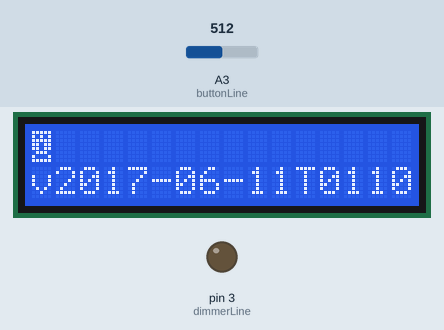
The sketch below on a simulated Arduino Uno, built with avr-gcc and run on an emulated ATmega328P. Shown: 16×2 character LCD, output pins drawn as LEDs (lit = HIGH). The inputs (shaded band) are chosen by the test bench; at power-on: A3 (buttonLine) = 512. WiFi joins after 1.5 s; servers stay silent unless stated.

Above: at 0.1 s.
At 4.9 s:
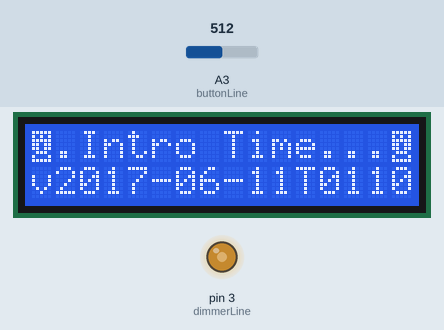
At 19.5 s:
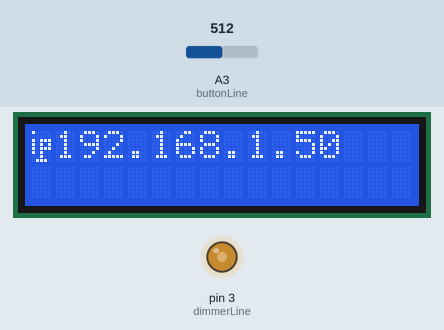
At 24.3 s:
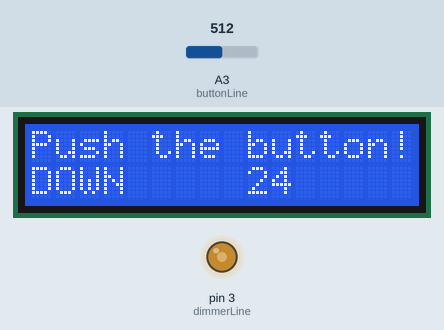
Timing chart, 0 to 25.8 s (numbered marks = the images above):
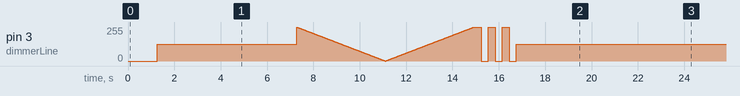

The sketch:

EtherLCDclient.ino
```cpp
//Sample using LiquidCrystal library
#include <LiquidCrystal.h>
#include <SPI.h>
#include <Ethernet.h>

#include "/home/n0ne/sketchbook/EtherLCDclient/Glyph.h"
// https://github.com/arcao/Syslog/
#include "/home/n0ne/sketchbook/EtherLCDclient/Syslog.h"
// #include "/home/n0ne/sketchbook/EtherLCDclient/Syslog.cpp"

/*******************************************************

This program will test the buttons
available on the Arduino LCD shield

We use a *MODIFIED* 6-button shield with the reset button joined to the ladder, too.
Adapted from the 5-button code:  Mark Bramwell, July 2010
and from EtherCLient code by Tom Igoe and Arturo Guadalupi

An orgy of LCD tricks stolen here and there.
Unfinished syslog routines

Glyph programming 2017-03-07
Tested and not fully debugged out 2017-06-10

********************************************************/

// select the pins used on the LCD panel
LiquidCrystal lcd(8, 9, 2, 5, 6, 7);

// need to set according your HW mods

int dimmerLine = 3; // e. g. A3
int buttonLine = 17; // e. g. pin 17

// button descriptions
#define btnSELECT 0
#define btnRIGHT  1
#define btnUP     2
#define btnDOWN   3
#define btnLEFT   4
#define btnMENU   5
#define btnNONE   6

int DelayTime=1200;
String versionNo = "2017-06-11T0110";

byte mac[] = {
  0xDE, 0xAD, 0xBE, 0xAF, 0x12, 0x34
};


// trivia
 int iteration = 1;
 int adc_key_in = 0;

// ------------------------------------------
// FUNCTIONS

void dimmerSoft ()
    // https://www.freetronics.com.au/pages/lcd-keypad-shield-backlight-control
{
  int i;
    for (i = 255; i > 0; i--)
  {
    analogWrite(dimmerLine, i);
    delay(15);
  }
  for (i = 0; i < 256; i++)
  {
    analogWrite(dimmerLine, i);
    delay(15);
  }
}
// ------------------------------------------

void dimmerHard ()
{
  analogWrite(dimmerLine,255);
  delay(DelayTime/4);
  analogWrite(dimmerLine,0);
  delay(DelayTime/4);
  analogWrite(dimmerLine,255);
  delay(DelayTime/4);
  analogWrite(dimmerLine,0);
  delay(DelayTime/4);
  analogWrite(dimmerLine,255);
  delay(DelayTime/4);
  analogWrite(dimmerLine,0);
  delay(DelayTime/4);
  analogWrite(dimmerLine,127);
  delay(DelayTime);
}
// ------------------------------------------
void showIPAddress()
/* Reproduce IP address on 16-char-per-line LCD
   We load an "IP" glyph into the LCD to spare chars) */
{
  lcd.write(3); // Print the IP glyph (1 char)
  lcd.print(Ethernet.localIP()); // (max 12+3 chars)
}


// ------------------------------------------

/*  read the ADC input and translate voltage intervals into button names */
int read_LCD_buttons()
{
 int analogLine = (buttonLine - 14); // only valid within pins 14-19
 adc_key_in = analogRead(buttonLine);      // read the value from ADC A0 line
 // my buttons when read are centered at these valies: 0, 144, 329, 504, 741
 // we add approx 50 to those values and check to see if we are close
 if (adc_key_in > 1500) return btnNONE; // 1-st (fastest) choice b/c most of time no button pushed
 if (adc_key_in < 50)   return btnSELECT;
 if (adc_key_in < 200)  return btnRIGHT;
 if (adc_key_in < 400)  return btnUP;
 if (adc_key_in < 580)  return btnDOWN;
 if (adc_key_in < 750)  return btnLEFT;
 if (adc_key_in < 911)  return btnMENU;
 return btnNONE;  // when all others fail, return this...
}

// -------------------------------
void loadGlyphs()
{
   // load our proprietary avatars into LCD char memory
 lcd.createChar(1, smiley); // a bitmap from the above byte array
 lcd.createChar(2, antismiley); // yet another bitmap
 lcd.createChar(3, ipglyph); // yet another bitmap
}

// -------------------------------

  // Last but not least - setting up syslog
    EthernetClient client; // Initialize the Ethernet client library
    EthernetUDP udpClient;
    Syslog syslog(udpClient, SYSLOG_PROTO_IETF); // https://github.com/arcao/Syslog/


void setup()
{

 loadGlyphs(); // into LCD character memory (max 8 glyphs)

 lcd.begin(16, 2);              // start the library only after avatars preloaded
 lcd.setCursor(0,1);
 lcd.print('v' + versionNo);
 lcd.setCursor(0,0);
 lcd.write(1); // Print the Smiley
  delay(DelayTime);

  analogWrite(dimmerLine,127);
  lcd.print(".Intro Time."); // show a little intro movie
  delay(DelayTime);
  lcd.print(".");
    delay(DelayTime);
  lcd.print(".");
    delay(DelayTime);
  lcd.write(1);
  delay(DelayTime);
  delay(DelayTime);

  dimmerSoft(); // Playing with dimming
  dimmerHard(); // Playing with dimming


// ----------------------------------------
  // start the Ethernet connection:
  if (Ethernet.begin(mac) == 0) {
    lcd.print("DHCP op failed!");
    // no point in carrying on, so do nothing forevermore:
    for (;;)
      ;
  }
  // print your local IP address:
  lcd.clear();
  lcd.setCursor(0,0);
  showIPAddress(); // we use a glyph to manage it on a 16 char line
  delay(DelayTime*4);

  lcd.clear();
  lcd.setCursor(0,0);
  lcd.print("Push the button!"); // Explain the task

  // https://github.com/arcao/Syslog
  syslog.server("192.168.2.52", 51400);
  syslog.deviceHostname("Arduino");
  syslog.appName("test");
  syslog.defaultPriority(LOG_KERN);

}


// -------------------------------

void loop()
{

  // DOES NOT WORK, WILL HANG THE HARDWARE - syslog.log(LOG_INFO, "Begin loop");

  lcd.setCursor(0,1);

 int lcd_key = 0;

// in theory it is not decent to push a 10 digit decimal number to 7 only digits, but ;)
 lcd.setCursor(9,1);            // move cursor to second line "1" and 9 spaces over
 lcd.print(millis()/1000);      // display the lifetime of the world, in seconds

 lcd.setCursor(0,1);            // move to the begining of the second line
 lcd_key = read_LCD_buttons();  // read the button voltage on ADC line A0

 switch (lcd_key)               // find out which button was pushed
 {
   case btnMENU:
     {
     lcd.print("MENU    ");
     break;
     }
   case btnLEFT:
     {
     lcd.print("LEFT    ");
     break;
     }
   case btnRIGHT:
     {
     lcd.print("RIGHT   ");
     break;
     }
   case btnUP:
     {
     lcd.print("UP      ");
     break;
     }
   case btnDOWN:
     {
     lcd.print("DOWN    ");
     break;
     }
   case btnSELECT:
     {
     lcd.print("SELECT  ");
     break;
     }
     case btnNONE:
     {
     lcd.write(2); // Preconcatenate unhappy face to the message
     lcd.print(" Nichtz ");
     break;
     }
 }
   iteration++;
 }
```

Glyph.h
```cpp
// Some inverse bitmaps to be loaded into char memory of the LCD

  byte smiley[8] = {
  0b11111,
  0b10101,
  0b11111,
  0b11011,
  0b11011,
  0b01110,
  0b10001,
  0b11111
};

  byte antismiley[8] = {
  0b11111,
  0b10101,
  0b11111,
  0b11011,
  0b11111,
  0b10001,
  0b01110,
  0b11111
};

  byte ipglyph[8] = {
  0b10000,
  0b00000,
  0b10111,
  0b10101,
  0b10111,
  0b10100,
  0b00100,
  0b01110
};
```

Syslog.cpp
```cpp
#include <stdio.h>
#include <stdarg.h>
#include <Arduino.h>

#include "Syslog.h"

// Public Methods //////////////////////////////////////////////////////////////

Syslog::Syslog(UDP &client, uint8_t protocol) {
  this->_client = &client;
  this->_protocol = protocol;
  this->_server = NULL;
  this->_port = 0;
  this->_deviceHostname = SYSLOG_NILVALUE;
  this->_appName = SYSLOG_NILVALUE;
  this->_priDefault = LOG_KERN;
}

Syslog::Syslog(UDP &client, const char* server, uint16_t port, const char* deviceHostname, const char* appName, uint16_t priDefault, uint8_t protocol) {
  this->_client = &client;
  this->_protocol = protocol;
  this->_server = server;
  this->_port = port;
  this->_deviceHostname = (deviceHostname == NULL) ? SYSLOG_NILVALUE : deviceHostname;
  this->_appName = (appName == NULL) ? SYSLOG_NILVALUE : appName;
  this->_priDefault = priDefault;
}

Syslog::Syslog(UDP &client, IPAddress ip, uint16_t port, const char* deviceHostname, const char* appName, uint16_t priDefault, uint8_t protocol) {
  this->_client = &client;
  this->_protocol = protocol;
  this->_ip = ip;
  this->_port = port;
  this->_deviceHostname = (deviceHostname == NULL) ? SYSLOG_NILVALUE : deviceHostname;
  this->_appName = (appName == NULL) ? SYSLOG_NILVALUE : appName;
  this->_priDefault = priDefault;
}

Syslog &Syslog::server(const char* server, uint16_t port) {
  this->_server = server;
  this->_port = port;
  return *this;
}

Syslog &Syslog::server(IPAddress ip, uint16_t port) {
  this->_ip = ip;
  this->_port = port;
  return *this;
}

Syslog &Syslog::deviceHostname(const char* deviceHostname) {
  this->_deviceHostname = (deviceHostname == NULL) ? SYSLOG_NILVALUE : deviceHostname;
  return *this;
}

Syslog &Syslog::appName(const char* appName) {
  this->_appName = (appName == NULL) ? SYSLOG_NILVALUE : appName;
  return *this;
}

Syslog &Syslog::defaultPriority(uint16_t pri) {
  this->_priDefault = pri;
  return *this;
}

Syslog &Syslog::logMask(uint8_t priMask) {
  this->_priMask = priMask;
  return *this;
}


bool Syslog::log(uint16_t pri, const __FlashStringHelper *message) {
  return this->_sendLog(pri, message);
}

bool Syslog::log(uint16_t pri, const String &message) {
  return this->_sendLog(pri, message.c_str());
}

bool Syslog::log(uint16_t pri, const char *message) {
  return this->_sendLog(pri, message);
}


bool Syslog::vlogf(uint16_t pri, const char *fmt, va_list args) {
  char *message;
  size_t initialLen;
  size_t len;
  bool result;

  initialLen = strlen(fmt);

  message = new char[initialLen + 1];

  len = vsnprintf(message, initialLen, fmt, args);
  if (len > initialLen) {
    delete[] message;
    message = new char[len + 1];

    vsnprintf(message, len, fmt, args);
  }

  result = this->_sendLog(pri, message);

  delete[] message;
  return result;
}

bool Syslog::vlogf_P(uint16_t pri, PGM_P fmt_P, va_list args) {
  char *message;
  size_t initialLen;
  size_t len;
  bool result;

  initialLen = strlen_P(fmt_P);

  message = new char[initialLen + 1];

  len = vsnprintf_P(message, initialLen, fmt_P, args);
  if (len > initialLen) {
    delete[] message;
    message = new char[len + 1];

    vsnprintf(message, len, fmt_P, args);
  }

  result = this->_sendLog(pri, message);

  delete[] message;
  return result;
}


bool Syslog::logf(uint16_t pri, const char *fmt, ...) {
  va_list args;
  bool result;

  va_start(args, fmt);
  result = this->vlogf(pri, fmt, args);
  va_end(args);
  return result;
}

bool Syslog::logf(const char *fmt, ...) {
  va_list args;
  bool result;

  va_start(args, fmt);
  result = this->vlogf(this->_priDefault, fmt, args);
  va_end(args);
  return result;
}

bool Syslog::logf_P(uint16_t pri, PGM_P fmt_P, ...) {
  va_list args;
  bool result;

  va_start(args, fmt_P);
  result = this->vlogf_P(pri, fmt_P, args);
  va_end(args);
  return result;
}

bool Syslog::logf_P(PGM_P fmt_P, ...) {
  va_list args;
  bool result;

  va_start(args, fmt_P);
  result = this->vlogf_P(this->_priDefault, fmt_P, args);
  va_end(args);
  return result;
}

bool Syslog::log(const __FlashStringHelper *message) {
  return this->_sendLog(this->_priDefault, message);
}

bool Syslog::log(const String &message) {
  return this->_sendLog(this->_priDefault, message.c_str());
}

bool Syslog::log(const char *message) {
  return this->_sendLog(this->_priDefault, message);
}

// Private Methods /////////////////////////////////////////////////////////////

inline bool Syslog::_sendLog(uint16_t pri, const char *message) {
  int result;

  if ((this->_server == NULL && this->_ip == INADDR_NONE) || this->_port == 0)
    return false;

  // Check priority against priMask values.
  if ((LOG_MASK(LOG_PRI(pri)) & this->_priMask) == 0)
    return true;

  // Set default facility if none specified.
  if ((pri & LOG_FACMASK) == 0)
    pri = LOG_MAKEPRI(LOG_FAC(this->_priDefault), pri);

  if (this->_server != NULL) {
    result = this->_client->beginPacket(this->_server, this->_port);
  } else {
    result = this->_client->beginPacket(this->_ip, this->_port);
  }

  if (result != 1)
    return false;

  // IETF Doc: https://tools.ietf.org/html/rfc5424
  // BSD Doc: https://tools.ietf.org/html/rfc3164
  this->_client->print('<');
  this->_client->print(pri);
  if (this->_protocol == SYSLOG_PROTO_IETF) {
    this->_client->print(F(">1 - "));
  } else {
    this->_client->print(F(">"));
  }
  this->_client->print(this->_deviceHostname);
  this->_client->print(' ');
  this->_client->print(this->_appName);
  if (this->_protocol == SYSLOG_PROTO_IETF) {
    this->_client->print(F(" - - - \xEF\xBB\xBF"));
  } else {
    this->_client->print(F("[0]: "));
  }
  this->_client->print(message);
  this->_client->endPacket();

  return true;
}

inline bool Syslog::_sendLog(uint16_t pri, const __FlashStringHelper *message) {
  int result;

  if ((this->_server == NULL && this->_ip == INADDR_NONE) || this->_port == 0)
    return false;

  // Check priority against priMask values.
  if ((LOG_MASK(LOG_PRI(pri)) & this->_priMask) == 0)
    return true;

  // Set default facility if none specified.
  if ((pri & LOG_FACMASK) == 0)
    pri = LOG_MAKEPRI(LOG_FAC(this->_priDefault), pri);

  if (this->_server != NULL) {
    result = this->_client->beginPacket(this->_server, this->_port);
  } else {
    result = this->_client->beginPacket(this->_ip, this->_port);
  }

  if (result != 1)
    return false;

  // IETF Doc: https://tools.ietf.org/html/rfc5424
  // BSD Doc: https://tools.ietf.org/html/rfc3164
  this->_client->print('<');
  this->_client->print(pri);
  if (this->_protocol == SYSLOG_PROTO_IETF) {
    this->_client->print(F(">1 - "));
  } else {
    this->_client->print(F(">"));
  }
  this->_client->print(this->_deviceHostname);
  this->_client->print(' ');
  this->_client->print(this->_appName);
  if (this->_protocol == SYSLOG_PROTO_IETF) {
    this->_client->print(F(" - - - \xEF\xBB\xBF"));
  } else {
    this->_client->print(F("[0]: "));
  }
  this->_client->print(message);
  this->_client->endPacket();


  return true;
}
```

Source omitted: Syslog.h (5195 bytes)

Measured:
- what the display in image 2 shows lasts 4.9 s, from 19.4 s to 24.3 s
